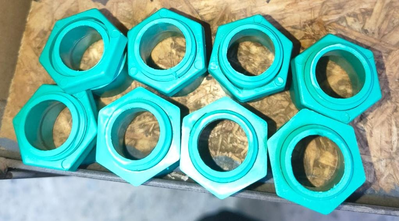
#> input picture data/semana10_terminales.png, 399 x 221 px, shrunk from 1022 x 566 before the run
$ python semana10_texturas.py
#> lines starting #> are read from the running program, lines starting #| are printed output that depends on the picture; after the words box and inside, x2 and y2 are one past the last pixel; in counts of white or black regions, pixels touching at a corner belong together

from pathlib import Path
import numpy as np
import matplotlib.pyplot as plt
from skimage import io, color, filters, measure, img_as_ubyte
from skimage.feature import local_binary_pattern

ROOT = Path(__file__).resolve().parent.parent
DATA = ROOT / "data"
ARTIFACTS = ROOT / "artifacts"
ARTIFACTS.mkdir(parents=True, exist_ok=True)

imagenes = [
    ("Accesorios plasticos", "semana10_terminales.png"),
    ("Cajas metalicas 5800", "semana10_cajas.png"),
]

radius = 2
points = 8 * radius
features_total = []

fig, axes = plt.subplots(2, 4, figsize=(16, 8))

for i, (nombre, archivo) in enumerate(imagenes):
    # 1. Cargar imagen y convertir a escala de grises (0-255).
    image = io.imread(DATA / archivo)
#> image is the input picture: shape (221, 399, 3); mean R, G, B 106.5, 175, 162.8

    if image.ndim == 3:
        image = color.rgb2gray(image[:, :, :3])
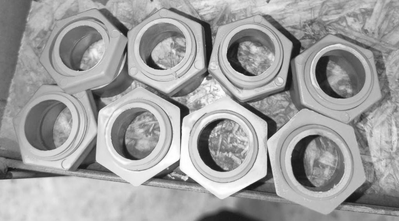
#> image: shape (221, 399) float64; min 0.0734, max 1, mean 0.626

    image = img_as_ubyte(image)

    # 2. Segmentar mediante Otsu.
    threshold = filters.threshold_otsu(image)
#> threshold = 145
    mask = image > threshold
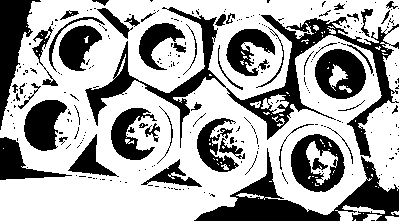
#> mask: shape (221, 399) bool; 65.6% white; 269 black regions (214 under 20 px)

    # 3. Etiquetar regiones y filtrar las pequenas.
    labels = measure.label(mask)
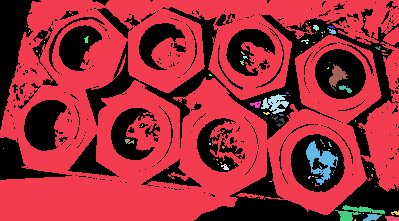
#> labels: shape (221, 399) int32; 87 distinct labels, from 0 to 86; one colour per label, 0 black
    regiones_total = measure.regionprops(labels)
#> regiones_total = 86 regions; largest, box (x1, y1, x2, y2) and area: (0, 0, 399, 221) 55760, (306, 141, 338, 185) 583, (335, 205, 385, 221) 311, (261, 94, 289, 114) 283, (329, 64, 348, 91) 223
    regions = [r for r in regiones_total if r.area > 50]
#> regions = 7 regions; box (x1, y1, x2, y2) and area: (0, 0, 399, 221) 55760, (306, 141, 338, 185) 583, (335, 205, 385, 221) 311, (261, 94, 289, 114) 283, (329, 64, 348, 91) 223, (363, 214, 382, 221) 84, (385, 216, 399, 221) 60

    areas = np.array([r.area for r in regions], dtype=float)
#> areas = [55760, 223, 283, 583, 311, 84, 60]
    area_mean = float(areas.mean()) if len(areas) else 0.0
#> area_mean = 8186.3
    area_std = float(areas.std()) if len(areas) else 0.0
#> area_std = 19422.5

    # 4. Histograma de intensidad.
    intensity_hist, intensity_bins = np.histogram(
        image.ravel(), bins=32, range=(0, 256), density=True
    )
#> intensity_hist = 32 values, max 0.0112 at index 23, min 0 at index 0, mean 0.00391; intensity_bins = 33 values from 0 to 256

    # 5. Descriptor e histograma de textura LBP.
    lbp = local_binary_pattern(
        image, points, radius, method="uniform"
    )
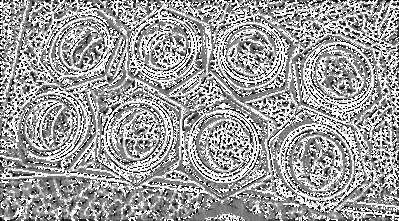
#> lbp: shape (221, 399) float64; min 0, max 17, mean 10.54; drawn with min black and max white
    lbp_hist, _ = np.histogram(
        lbp.ravel(),
        bins=np.arange(0, points + 3),
        density=True
    )
#> lbp_hist = 18 values, max 0.282 at index 17, min 0.022 at index 12, mean 0.0556

    # 6. Unir las caracteristicas de esta imagen.
    features = np.concatenate([
        [area_mean, area_std, len(regions)],
        intensity_hist,
        lbp_hist
    ])
#> features = 53 values, max 19422.5 at index 1, min 0 at index 3, mean 521.1
    features_total.append(features)

    print(f"\n=== {nombre} ===")
    print("Umbral Otsu:", threshold)
#| Umbral Otsu: 145
    print("Regiones antes del filtro:", len(regiones_total))
#| Regiones antes del filtro: 86
    print("Regiones mayores a 50 px:", len(regions))
#| Regiones mayores a 50 px: 7
    print("Area promedio:", round(area_mean, 2))
#| Area promedio: 8186.29
    print("Desviacion del area:", round(area_std, 2))
#| Desviacion del area: 19422.55
    print("Dimension del vector:", len(features))
#| Dimension del vector: 53

    # 7. Evidencia visual.
    axes[i, 0].imshow(image, cmap="gray")
    axes[i, 0].set_title(nombre)
    axes[i, 0].axis("off")

    axes[i, 1].imshow(mask, cmap="gray")
    axes[i, 1].set_title(f"Otsu: {threshold}")
    axes[i, 1].axis("off")

    centers = (intensity_bins[:-1] + intensity_bins[1:]) / 2
#> centers = 32 values from 4 to 252
    axes[i, 2].plot(centers, intensity_hist)
    axes[i, 2].set_title("Histograma intensidad")
    axes[i, 2].set_xlabel("Intensidad")

    axes[i, 3].bar(
        np.arange(len(lbp_hist)), lbp_hist
    )
    axes[i, 3].set_title("Histograma LBP")
    axes[i, 3].set_xlabel("Patron LBP")
#> pass 2 of the loop `for i, (nombre, archivo) in enumerate(imagenes):`:
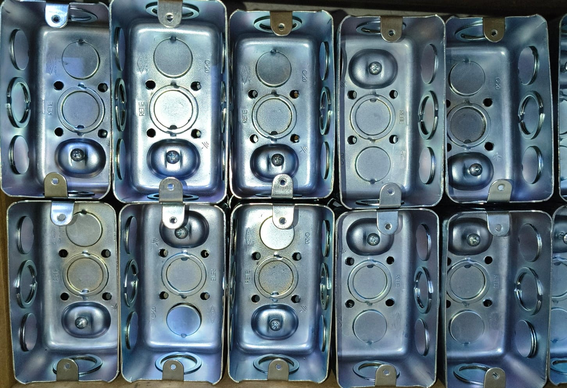
#> input picture data/semana10_cajas.png, 567 x 388 px, shrunk from 1451 x 994 before the run
#> image is the input picture: shape (388, 567, 3); mean R, G, B 95.2, 113, 122.6
#> threshold = 113
#> mask: shape (388, 567) bool; 46.2% white; 526 white regions (402 under 20 px)
#> `labels = measure.label(mask)`:
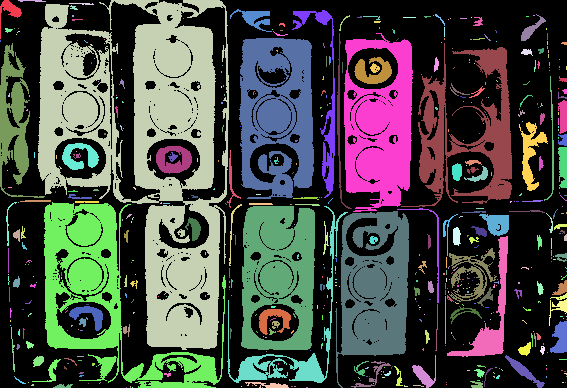
#> labels: shape (388, 567) int32; 527 distinct labels, from 0 to 526; one colour per label, 0 black
#> regiones_total = 526 regions; largest, box (x1, y1, x2, y2) and area: (37, 0, 229, 350) 30474, (44, 202, 226, 388) 10568, (239, 38, 314, 199) 8660, (344, 33, 413, 212) 8188, (335, 211, 409, 388) 7909
#> regions = 66 regions; largest, box (x1, y1, x2, y2) and area: (37, 0, 229, 350) 30474, (44, 202, 226, 388) 10568, (239, 38, 314, 199) 8660, (344, 33, 413, 212) 8188, (335, 211, 409, 388) 7909
#> areas = 66 values, max 30474 at index 1, min 51 at index 62, mean 1484.3
#> area_mean = 1484.3
#> area_std = 4294.2
#> intensity_hist = 32 values, max 0.00672 at index 10, min 0.000801 at index 29, mean 0.00391
#> `lbp = local_binary_pattern( image, points, radius, method="uniform" )`:
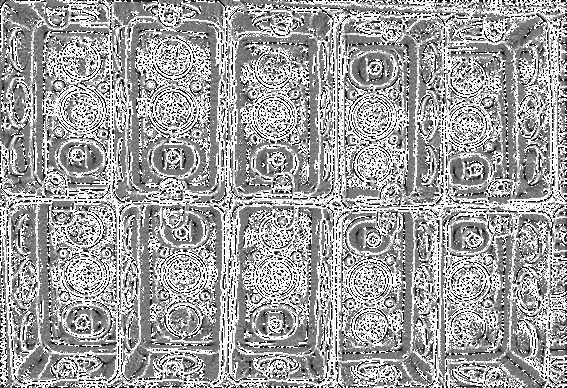
#> lbp: shape (388, 567) float64; min 0, max 17, mean 10.69; drawn with min black and max white
#> lbp_hist = 18 values, max 0.291 at index 17, min 0.0164 at index 4, mean 0.0556
#> features = 53 values, max 4294.2 at index 1, min 0.000801 at index 32, mean 110.3
#| Umbral Otsu: 113
#| Regiones antes del filtro: 526
#| Regiones mayores a 50 px: 66
#| Area promedio: 1484.3
#| Desviacion del area: 4294.17
#| Dimension del vector: 53

# 8. Guardar los vectores de ambas imagenes.
features_total = np.array(features_total)

np.save(
    ARTIFACTS / "semana10_features.npy",
    features_total
)

fig.tight_layout()
fig.savefig(
    ARTIFACTS / "semana10_histograma.png",
    dpi=160
)
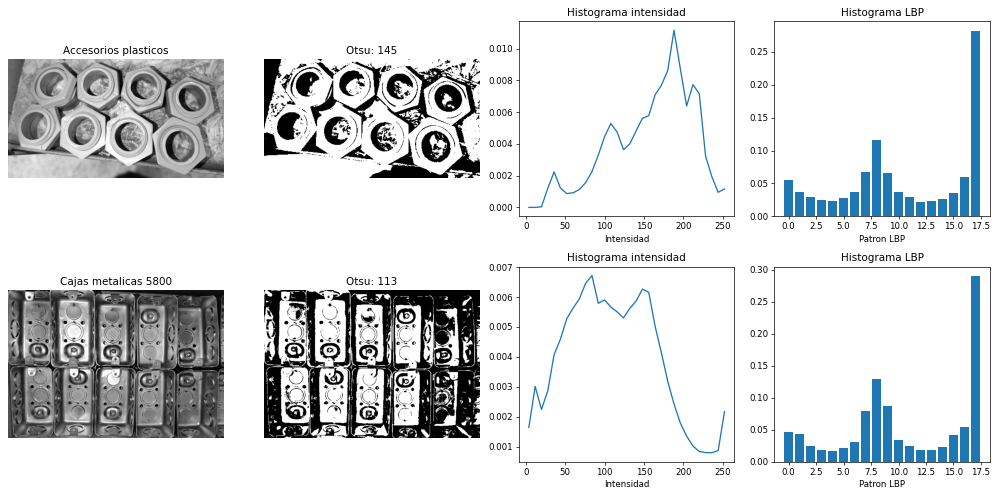
#> figure drawn by matplotlib, 8 panels; panel 3: curve peaks at x = 188, y = 0.0112; panel 4: tallest bar 0.282 high, from x = 16.6 to 17.4; panel 7: curve peaks at x = 84, y = 0.00672; panel 8: tallest bar 0.291 high, from x = 16.6 to 17.4
plt.close(fig)

print("\nForma del arreglo:", features_total.shape)
#| Forma del arreglo: (2, 53)
print("Guardado: artifacts/ 10_features.npy")
print("Guardado: artifacts/semana10_histograma.png")
